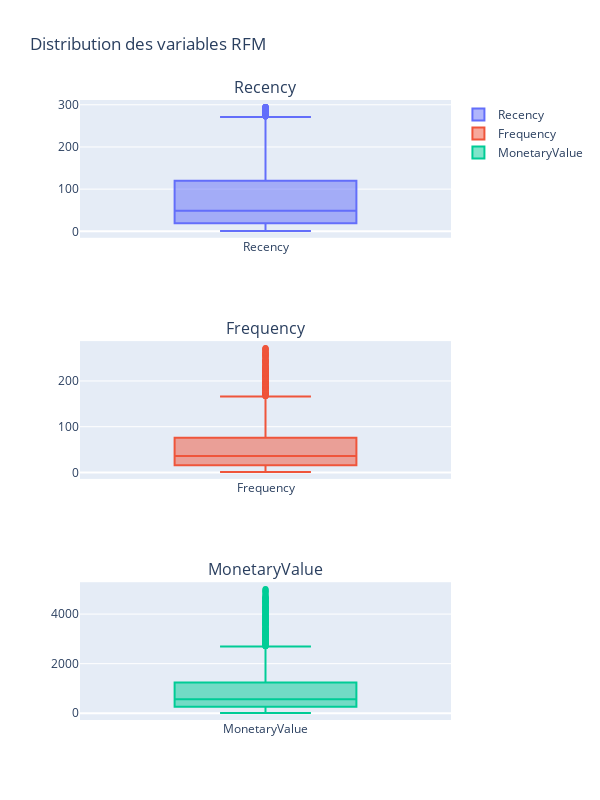

The cell this chart's notebook holds for it:
### Code cell
import plotly.graph_objects as go
from plotly.subplots import make_subplots

# Créer un sous-ensemble de données avec les 3 variables
rfm_rfm = rfm[['Recency', 'Frequency', 'MonetaryValue']]

# Créer une figure avec trois sous-graphiques
fig = make_subplots(rows=3, cols=1, subplot_titles=('Recency', 'Frequency', 'MonetaryValue'))

# Ajouter les graphiques de boîtes à chaque sous-graphique
fig.add_trace(go.Box(y=rfm_rfm['Recency'], name='Recency'), row=1, col=1)
fig.add_trace(go.Box(y=rfm_rfm['Frequency'], name='Frequency'), row=2, col=1)
fig.add_trace(go.Box(y=rfm_rfm['MonetaryValue'], name='MonetaryValue'), row=3, col=1)

# Mettre à jour le titre et les dimensions de la figure
fig.update_layout(title='Distribution des variables RFM',
                  height=800, width=600)

# Afficher la figure interactive dans le notebook
fig.show()

### Figure 1 — Plotly figure (JSON) as saved in the notebook; plotly's stock layout.template omitted (floating-point values rounded to 4 significant figures; data arrays with more than 128 entries replaced by an {"elided": "..."} marker saying what was removed)
{"data": [{"name": "Recency", "type": "box", "xaxis": "x", "y": {"elided": "3675 int values"}, "yaxis": "y"}, {"name": "Frequency", "type": "box", "xaxis": "x2", "y": {"elided": "3675 int values"}, "yaxis": "y2"}, {"name": "MonetaryValue", "type": "box", "xaxis": "x3", "y": {"elided": "3675 float values"}, "yaxis": "y3"}], "layout": {"annotations": [{"font": {"size": 16}, "showarrow": false, "text": "Recency", "x": 0.5, "xanchor": "center", "xref": "paper", "y": 1, "yanchor": "bottom", "yref": "paper"}, {"font": {"size": 16}, "showarrow": false, "text": "Frequency", "x": 0.5, "xanchor": "center", "xref": "paper", "y": 0.6111, "yanchor": "bottom", "yref": "paper"}, {"font": {"size": 16}, "showarrow": false, "text": "MonetaryValue", "x": 0.5, "xanchor": "center", "xref": "paper", "y": 0.2222, "yanchor": "bottom", "yref": "paper"}], "height": 800, "title": {"text": "Distribution des variables RFM"}, "width": 600, "xaxis": {"anchor": "y", "domain": [0, 1]}, "xaxis2": {"anchor": "y2", "domain": [0, 1]}, "xaxis3": {"anchor": "y3", "domain": [0, 1]}, "yaxis": {"anchor": "x", "domain": [0.7778, 1]}, "yaxis2": {"anchor": "x2", "domain": [0.3889, 0.6111]}, "yaxis3": {"anchor": "x3", "domain": [0, 0.2222]}}}
